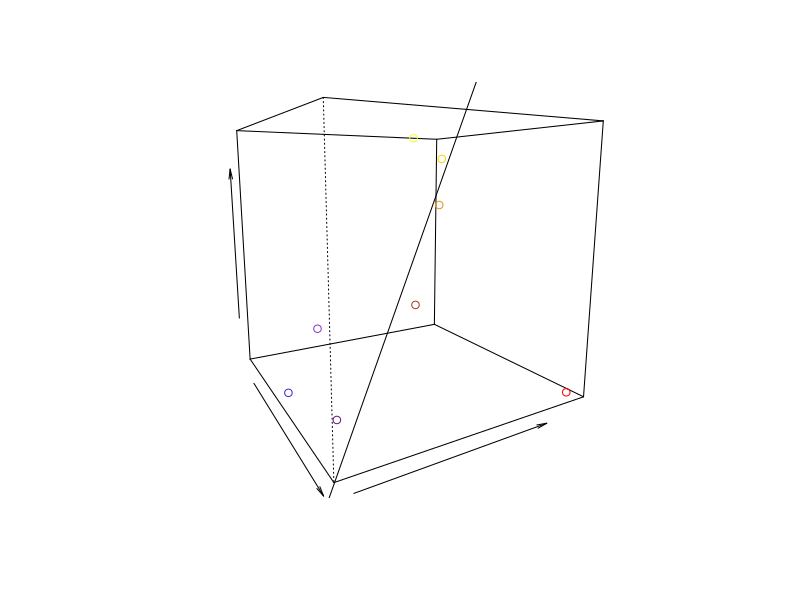

Write R code to recreate this figure.
pcaLAB <- function(lab) {
    evecs <- prcomp(lab)$rotation
    browser()
    lapply(1:ncol(evecs), function(i) {
        sapply(1:nrow(lab), function(j) {
            projScalar <- as.numeric(lab[j, ] %*% evecs[, i])
            projVec <- lab[j, ] - projScalar * evecs[, i]
            projDist <- as.numeric(projVec %*% projVec)
            
            return(c(d = projScalar, se = sqrt(projDist)))
        })
    })
    r <- persp(range(lab[, 'A']), range(lab[, 'B']), matrix(1:4, 2), zlim = range(lab[, 'L']), 
          xlab = '', ylab = '', zlab = '', theta = 60, phi = 10, 
          col = NA, border = NA)
    points(trans3d(lab[, 'A'], lab[, 'B'], lab[, 'L'], r), col = test)
    d <- seq(-100, 100, length.out = 5)
    lines(trans3d(mean(lab[, 'A']) + d * evecs[1, 2], 
                  mean(lab[, 'B']) + d * evecs[2, 2], 
                  mean(lab[, 'L']) + d * evecs[3, 2], 
                  r))
}


test <- hsv(c(0.18, 0.15, 0.1, 0, 0.03, 0.8, 0.75, 0.7), 
            c(0.80, 0.95, 0.9, 1, 0.75, 0.8, 0.70, 0.8), 
            c(1.00, 0.95, 0.9, 1, 0.65, 0.5, 0.80, 0.8))

pcaLAB(as(colorspace::RGB(t(col2rgb(test)) / 255), 'LAB')@coords)
